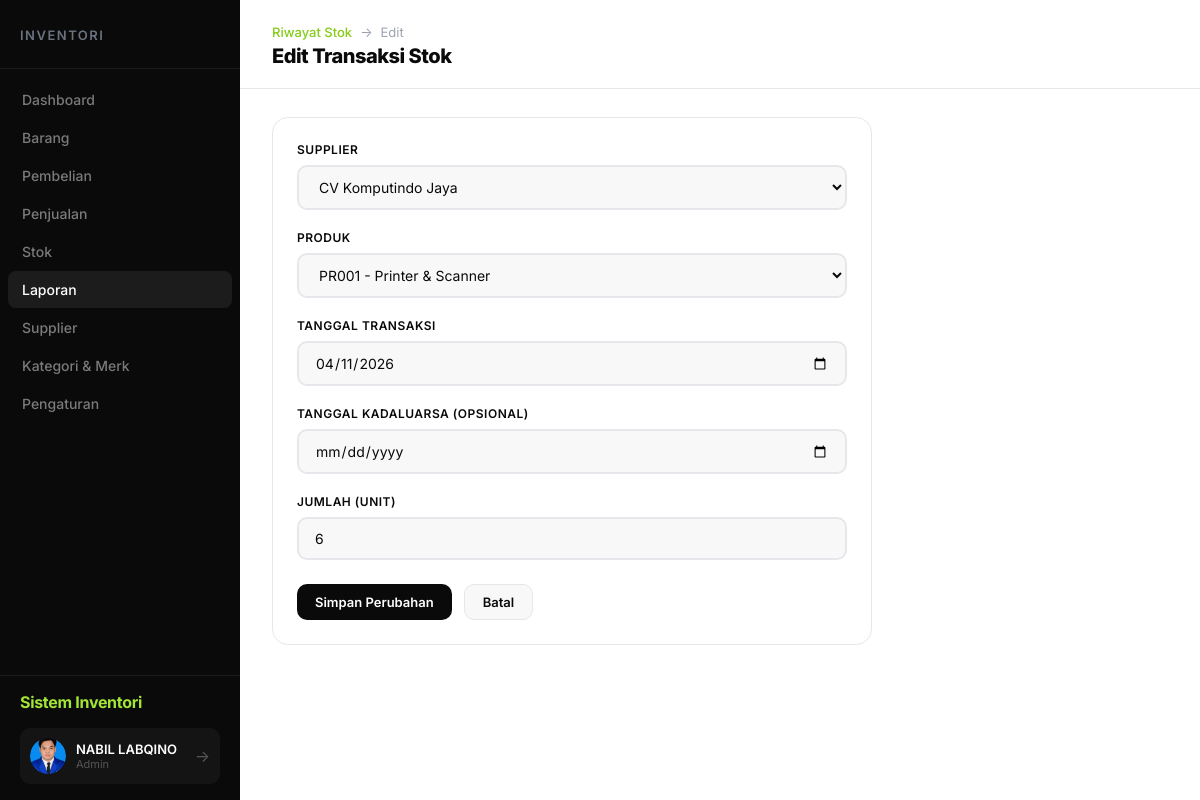
The app's page /riwayat_stok/KoreksiTransaksiStok.php?id=10 (signed in) with its own data.
### tables this page shows
CREATE TABLE `transaksi_stok` (
  `id_transaksi` int(11) NOT NULL,
  `id_supplier` int(11) NOT NULL,
  `kode_produk` varchar(10) NOT NULL,
  `tgl_transaksi` date NOT NULL,
  `tgl_kadaluarsa` date DEFAULT NULL,
  `jumlah` int(11) NOT NULL,
  `total_nilai` decimal(15,2) NOT NULL
);

CREATE TABLE `supplier` (
  `id_supplier` int(11) NOT NULL,
  `nama` varchar(100) NOT NULL,
  `alamat` text DEFAULT NULL,
  `no_telp` varchar(20) DEFAULT NULL,
  `no_npwp` varchar(20) DEFAULT NULL,
  `jenis_supplier` varchar(20) NOT NULL
);

CREATE TABLE `produk` (
  `kode_produk` varchar(10) NOT NULL,
  `nama_produk` varchar(100) NOT NULL DEFAULT '',
  `sku` varchar(50) DEFAULT NULL,
  `id_kategori` int(11) NOT NULL,
  `lokasi` varchar(20) NOT NULL,
  `harga_beli` decimal(15,2) NOT NULL DEFAULT 0.00,
  `harga_jual` decimal(15,2) NOT NULL DEFAULT 0.00,
  `keterangan` text DEFAULT NULL,
  `id_merk` int(11) DEFAULT NULL
);

### riwayat_stok/KoreksiTransaksiStok.php (the view, shortened to what this page needs)
<?php
include "../koneksi.php";
$id = $_GET['id'] ?? '';
$stmt = $koneksi->prepare("SELECT * FROM transaksi_stok WHERE id_transaksi = ?");
$stmt->execute([$id]);
$row = $stmt->fetch();
$supplier_list = $koneksi->query("SELECT * FROM supplier ORDER BY nama")->fetchAll();
$produk_list = $koneksi->query("SELECT p.kode_produk, k.nama_kategori, k.harga_satuan FROM produk p JOIN kategori k ON p.id_kategori = k.id_kategori ORDER BY p.kode_produk")->fetchAll();
?>
<!DOCTYPE html>
<html lang="id">
<head>
    <link rel="stylesheet" href="../css/dashboard.css">
</head>
<body>
    <div class="dashboard">
        <?php include '../includes/sidebar.php'; ?>
        <main class="main">
            <header class="header">
                <div>
                    <div class="breadcrumb">
                        <a href="TampilRiwayatStok.php">Riwayat Stok</a>
                        <span>→</span>
                        <span>Edit</span>
                    </div>
                    <h1 class="page-title">Edit Transaksi Stok</h1>
                </div>
            </header>
            <div class="content">
                <div class="card" style="max-width: 600px;">
                    <form action="SimpanKoreksiTransaksiStok.php" method="POST">
                        <div class="form-group">
                            <label class="form-label">Supplier</label>
                            <select name="id_supplier" class="form-control" required>
                                <?php foreach ($supplier_list as $s): ?>
                                    <option value="<?= $s['id_supplier'] ?>" <?= $s['id_supplier'] == $row['id_supplier'] ? 'selected' : '' ?>><?= htmlspecialchars($s['nama']) ?></option>
                                <?php endforeach; ?>
                            </select>
                        </div>
                        <div class="form-group">
                            <label class="form-label">Produk</label>
                            <select name="kode_produk" class="form-control" required>
                                <?php foreach ($produk_list as $p): ?>
                                    <option value="<?= $p['kode_produk'] ?>" <?= $p['kode_produk'] == $row['kode_produk'] ? 'selected' : '' ?>><?= $p['kode_produk'] ?> - <?= htmlspecialchars($p['nama_kategori']) ?></option>
                                <?php endforeach; ?>
                            </select>
                        </div>
                        <div class="form-group">
                            <label class="form-label">Tanggal Transaksi</label>
                            <input type="date" name="tgl_transaksi" class="form-control" required
                                value="<?= $row['tgl_transaksi'] ?>">
                        </div>
                        <div class="form-group">
                            <label class="form-label">Tanggal Kadaluarsa (opsional)</label>
                            <input type="date" name="tgl_kadaluarsa" class="form-control"
                                value="<?= $row['tgl_kadaluarsa'] ?>">
                        </div>
                        <div class="form-group">
                            <label class="form-label">Jumlah (unit)</label>
                            <input type="number" name="jumlah" class="form-control" required min="1"
                                value="<?= $row['jumlah'] ?>">
                        </div>
                        <div style="display: flex; gap: 12px; margin-top: 24px;">
                            <button type="submit" class="btn btn-primary">Simpan Perubahan</button>
                            <a href="TampilRiwayatStok.php" class="btn btn-secondary">Batal</a>
                        </div>
                    </form>
                </div>
            </div>
        </main>
    </div>
</body>
</html>

### css/dashboard.css (style rules this page uses)
:root { --accent: #a3e635; --accent-dark: #84cc16; --dark: #0a0a0a; --dark-2: #141414; --dark-3: #1c1c1c; --bg-main: #ffffff; --bg-section: #f8f8f8; --bg-card: #ffffff; --text-dark: #0a0a0a; --text-gray: #6b7280; --text-light: #9ca3af; --border: #e5e7eb; --success: #22c55e; --danger: #ef4444; --warning: #f59e0b; --sidebar-width: 240px; }
* { margin: 0; padding: 0; box-sizing: border-box; }
body { font-family: 'Inter', -apple-system, sans-serif; background: var(--bg-main); color: var(--text-dark); position: relative; overflow-x: hidden; }
.dashboard { display: flex; min-height: 100vh; position: relative; }
.main { flex: 1; margin-left: var(--sidebar-width); padding-right: 0; }
.header { background: var(--bg-main); padding: 24px 32px 20px; display: flex; justify-content: space-between; align-items: center; border-bottom: 1px solid var(--border); position: sticky; top: 0; z-index: 100; }
.page-title { font-size: 20px; font-weight: 800; color: var(--text-dark); letter-spacing: -0.5px; }
.content { padding: 28px 32px; }
.card { background: var(--bg-card); border-radius: 16px; border: 1px solid var(--border); padding: 24px; margin-bottom: 24px; }
.btn { display: inline-flex; align-items: center; gap: 8px; padding: 9px 18px; border-radius: 10px; font-size: 13px; font-weight: 600; text-decoration: none; border: none; cursor: pointer; transition: all 0.15s; font-family: inherit; }
.btn-primary { background: var(--dark); color: #fff; }
.btn-secondary { background: var(--bg-section); color: var(--text-dark); border: 1px solid var(--border); }
.form-group { margin-bottom: 20px; }
.form-label { display: block; font-size: 12px; font-weight: 600; color: var(--text-dark); margin-bottom: 8px; text-transform: uppercase; letter-spacing: 0.5px; }
.form-control { width: 100%; padding: 11px 16px; border: 2px solid var(--border); border-radius: 10px; font-size: 14px; font-family: inherit; background: var(--bg-section); color: var(--text-dark); transition: border-color 0.15s, box-shadow 0.15s; }
select.form-control { cursor: pointer; }
.breadcrumb { display: flex; align-items: center; gap: 8px; font-size: 13px; color: var(--text-light); margin-bottom: 4px; }
.breadcrumb a { color: var(--accent-dark); text-decoration: none; font-weight: 500; }

### records on screen
transaksi_stok: id_supplier "CV Komputindo Jaya", kode_produk "PR001 - Printer & Scanner", tgl_transaksi "04/11/2026", jumlah "6"

### other values on screen
$_SESSION['nama'] "NABIL LABQINO"
